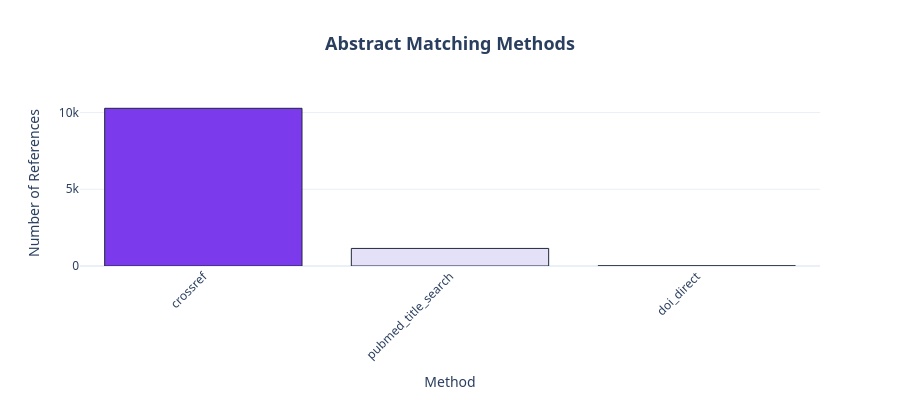

Source (notebook cell):
### Code cell
# ══════════════════════════════════════════════════════════════════════════════
#  MATCH METHOD ANALYSIS
# ══════════════════════════════════════════════════════════════════════════════

# Match method distribution
method_counts = abstracts['match_method'].value_counts().reset_index()
method_counts.columns = ['Match Method', 'Count']

fig = px.bar(
    method_counts,
    x='Match Method',
    y='Count',
    title='<b>Abstract Matching Methods</b>',
    labels={'Match Method': 'Method', 'Count': 'Number of References'},
    template=template,
    color='Count',
    color_continuous_scale=[[0, COLORS['light']], [1, COLORS['secondary']]]
)

fig.update_layout(
    height=400,
    font_family='Segoe UI, sans-serif',
    title_font_size=18,
    title_x=0.5,
    xaxis_tickangle=-45,
    showlegend=False,
    coloraxis_showscale=False,
    plot_bgcolor='rgba(0,0,0,0)',
)

fig.update_traces(
    hovertemplate='<b>%{x}</b><br>Count: %{y:,}<extra></extra>',
    marker_line_color=COLORS['dark'],
    marker_line_width=1
)

fig.show()

### Figure 1 — Plotly figure (JSON) as saved in the notebook; plotly's stock layout.template omitted (floating-point values rounded to 4 significant figures)
{"data": [{"alignmentgroup": "True", "hovertemplate": "<b>%{x}</b><br>Count: %{y:,}<extra></extra>", "legendgroup": "", "marker": {"color": [10277, 1145, 13], "coloraxis": "coloraxis", "line": {"color": "#1E293B", "width": 1}, "pattern": {"shape": ""}}, "name": "", "offsetgroup": "", "orientation": "v", "showlegend": false, "textposition": "auto", "type": "bar", "x": ["crossref", "pubmed_title_search", "doi_direct"], "xaxis": "x", "y": [10277, 1145, 13], "yaxis": "y"}], "layout": {"barmode": "relative", "coloraxis": {"colorbar": {"title": {"text": "Number of References"}}, "colorscale": [[0, "#F1F5F9"], [1, "#7C3AED"]], "showscale": false}, "font": {"family": "Segoe UI, sans-serif"}, "height": 400, "legend": {"tracegroupgap": 0}, "plot_bgcolor": "rgba(0,0,0,0)", "showlegend": false, "title": {"font": {"size": 18}, "text": "<b>Abstract Matching Methods</b>", "x": 0.5}, "xaxis": {"anchor": "y", "domain": [0, 1], "tickangle": -45, "title": {"text": "Method"}}, "yaxis": {"anchor": "x", "domain": [0, 1], "title": {"text": "Number of References"}}}}
